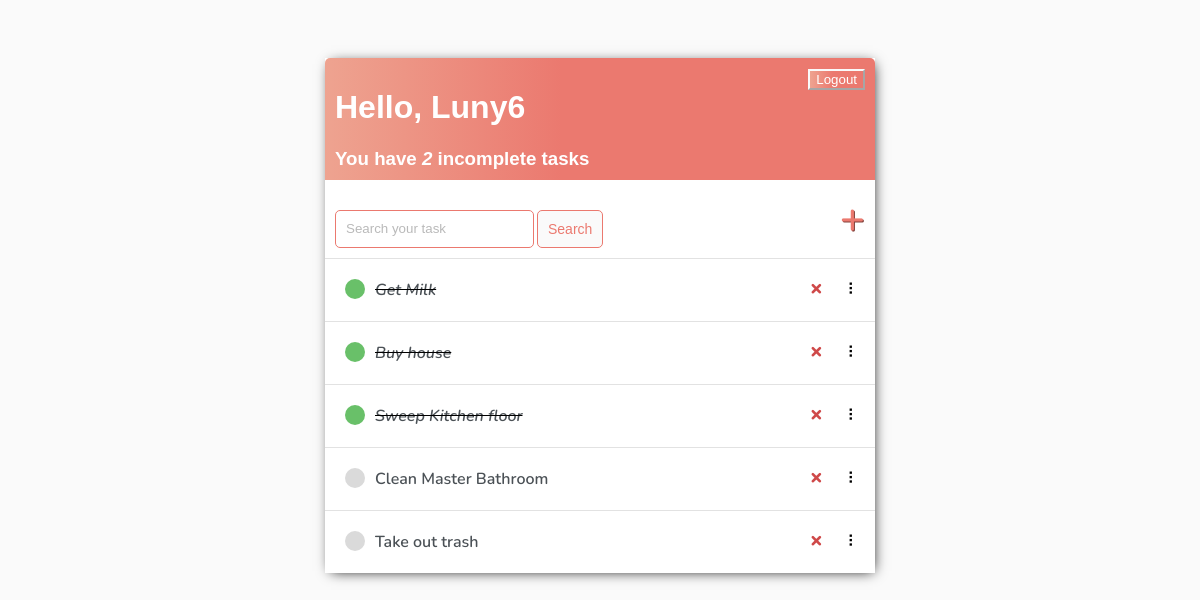
The app's page / (signed in), older data.
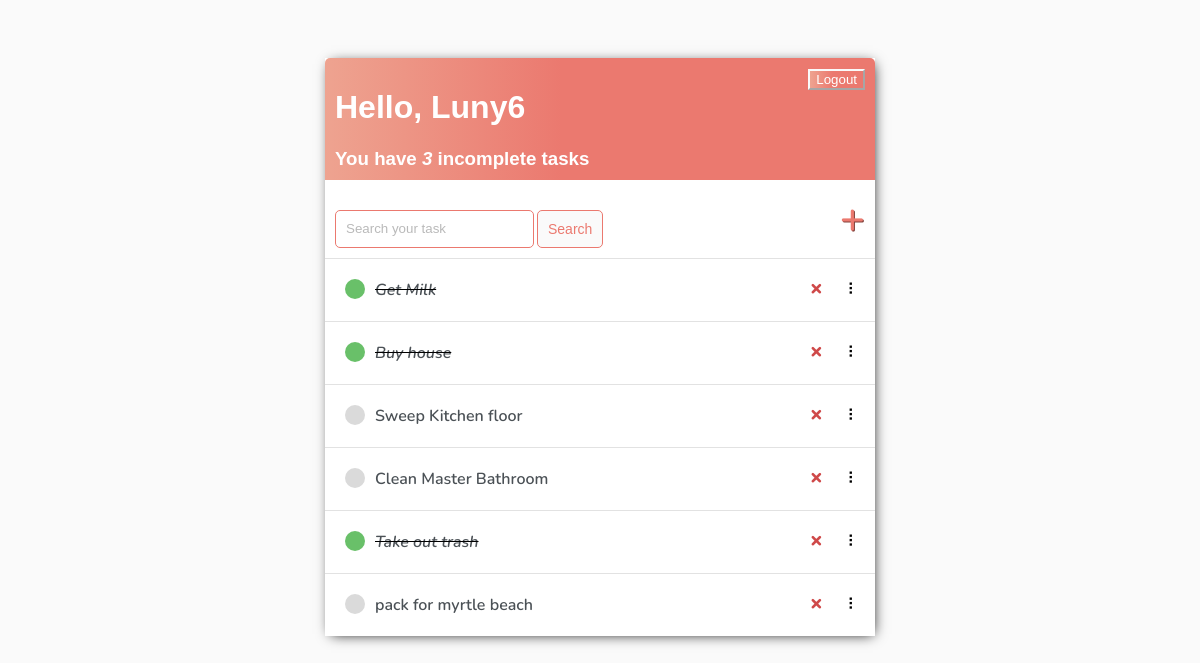
The same page, newer data.
### base/models.py (models this page shows)
class Task(models.Model):
    user = models.ForeignKey(User, on_delete=models.CASCADE, null=True, blank=True)
    title = models.CharField(max_length=200)
    description = models.TextField(null=True, blank=True)
    complete = models.BooleanField(default=False)
    created = models.DateTimeField(auto_now_add=True)
    def __str__(self):
        return self.title
    class Meta:
        order_with_respect_to = 'user'

### base/views.py (the view)
# urls.py: path('', TaskList.as_view(), name='tasks'),
class TaskList(LoginRequiredMixin, ListView):
    model = Task
    context_object_name = 'tasks'
    def get_context_data(self, **kwargs):
        context = super().get_context_data(**kwargs)
        context['tasks'] = context['tasks'].filter(user=self.request.user)
        context['count'] = context['tasks'].filter(complete=False).count()
        search_input = self.request.GET.get('search-area') or ''
        if search_input:
            context['tasks'] = context['tasks'].filter(title__startswith=search_input)
        context['search_input'] = search_input
        return context

### base/templates/base/task_list.html (shortened to what this page needs)
{% extends 'base/main.html' %}
{% block content %}
<div class="header-bar">
    <div>
        <h1>Hello, {{request.user|title}}</h1>
        <h3 style="margin:0">You have <i>{{count}}</i> incomplete task{{ count|pluralize:"s" }}</h3>
    </div>
    {%if request.user.is_authenticated %}
    <form method="post" action="{% url 'logout' %}">
        <button type="submit">Logout</button>
    </form>
    {% else %}
        <a href="{% url 'login' %}">Login</a>
    {% endif %}
</div>
<div id="search-add-wrapper">
    <form method="GET" style="margin-top: 20px; display: flex;">
        <input type="text" name="search-area" placeholder="Search your task" value="{{search_input}}">
        <input class="button" style="margin-left:3px" type="submit" value="Search">
    </form>
    {%if tasks|length > 0 %}
    <a id="add-link" href="{% url 'task-create' %}">&#x2b;</a>
    {% endif %}
</div>
<div id="tasklist" class="task-items-wrapper">
    {% for task in tasks %}
        <div class="task-wrapper" data-position="{{task.pk}}">
            <div class="task-title">
                {% if task.complete %}
                    <div class="task-complete-icon"></div>
                    <i><s><a href="{% url 'task-update' task.id %}">{{task}}</a></s></i>
                {% else %}
                    <div class="task-incomplete-icon"></div>
                    <a href="{% url 'task-update' task.id %}">{{task}}</a>
                {% endif %}
            </div>
            <div class="task-controls">
                <a class="delete-link" href="{% url 'task-delete' task.id %}">&#215;</a>
                <span class="handle">&nbsp;&#10247;</span>
            </div>
        </div>
    {% empty %}
        <div style="text-align: center; padding-bottom: 10px; line-height: 1em;">
            <h3>No new tasks are created.</h3>
            <h3>Create a <a style="text-decoration: none; color: #e53935;" href="{% url 'task-create' %}">New task</a> ! </h3>
        </div>
    {% endfor %}
</div>
{% endblock content %}

### base/templates/base/main.html (shortened to what this page needs)
<!DOCTYPE html>
<html>
    <head>
    </head>
    <body>
        <div class="container">
            {% block content %}
            {% endblock content %}
        </div>
    </body>
</html>

### base/templates/base/main.html (style rules this page uses)
body { background-color: #FAFAFA; font-family: "Nunito", sans-serif; padding-top: 50px; }
h1,h2,h3,h4,h5,h6 { font-family: 'Raleway', sans-serif }
a,p { color: #4b5156 }
a { font-weight: 600; }
.container { max-width: 550px; margin: auto; background-color: #fff; -webkit-box-shadow: 2px 2px 13px -4px rgba(0,0,0,21); box-shadow: 2px 2px 13px -4px rgba(0,0,0,21); }
input { outline: none; border: none; }
.header-bar { display: flex; justify-content: space-between; color: #fff; padding: 10px; border-radius: 5px 5px 0 0; background: linear-gradient(90deg, #EEA390 0%, #EB796F 43%, #EB796F 100%); }
.header-bar button { background: linear-gradient(90deg, #EEA390 0%, #EB796F 43%, #EB796F 100%); color: #fff; border-color: #FAFAFA; }
.task-wrapper { display: flex; align-items: center; justify-content: space-between; background-color: #fff; border-top: 1px solid rgb(226,226,226); overflow: hidden; }
.task-title { display: flex; padding: 20px; }
.task-title a { text-decoration: none; color: #4b5156; margin-left: 10px; }
.task-complete-icon { height: 20px; width: 20px; background-color: rgb(105,192,105); border-radius: 50% }
.task-incomplete-icon { height: 20px; width: 20px; background-color: rgb(218,218,218); border-radius: 50% }
.delete-link { text-decoration: none; font-weight: 900; color: #cf4949; font-size: 22px; line-height: 0; }
.handle { display: inline-block; padding: 20px 16px; cursor: grab; user-select: none; }
.handle:after, .handle:before { display: block; content: ""; }
#search-add-wrapper { display: flex; justify-content: space-between; align-items: center; padding: 10px; }
#add-link { color: #EB796F; text-decoration: none; font-size: 42px; text-shadow: 1px 1px #81413b; }
input[type=text], input[type=password], textarea { border: 1px solid #EB796F; border-radius: 5px; padding: 10px; width: 90%; }
::placeholder { font-weight: 300; opacity: 0.5; }
.button { border: 1px solid #EB796F; background-color: #FAFAFA; color: #EB796F; padding: 10px; font-size: 14px; border-radius: 5px; cursor: pointer; text-decoration: none; }

Row changes from the older to the newer data that the page shows:
changed Task "Sweep Kitchen floor": complete True → False (drawn)
changed Task "Take out trash": complete False → True (drawn)
added Task: title "pack for myrtle beach"
Text that changed along with them:
{{ count }}: "2" → "3"
